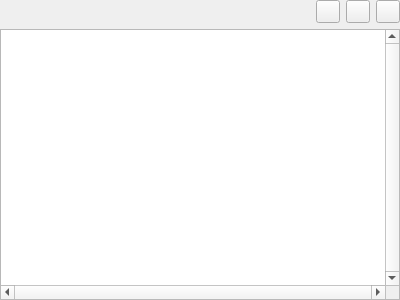
<?xml version="1.0" encoding="UTF-8"?>
<ui version="4.0">
 <class>ImageView</class>
 <widget class="QWidget" name="ImageView">
  <property name="geometry">
   <rect>
    <x>0</x>
    <y>0</y>
    <width>400</width>
    <height>300</height>
   </rect>
  </property>
  <property name="minimumSize">
   <size>
    <width>0</width>
    <height>250</height>
   </size>
  </property>
  <property name="windowTitle">
   <string>Form</string>
  </property>
  <layout class="QVBoxLayout" name="verticalLayout">
   <property name="leftMargin">
    <number>0</number>
   </property>
   <property name="topMargin">
    <number>0</number>
   </property>
   <property name="rightMargin">
    <number>0</number>
   </property>
   <property name="bottomMargin">
    <number>0</number>
   </property>
   <item>
    <layout class="QHBoxLayout" name="horizontalLayout">
     <item>
      <widget class="QLabel" name="caption"/>
     </item>
     <item>
      <widget class="QToolButton" name="fitToView"/>
     </item>
     <item>
      <widget class="QToolButton" name="replaceImage"/>
     </item>
     <item>
      <widget class="QToolButton" name="closeImage"/>
     </item>
    </layout>
   </item>
   <item>
    <widget class="SynchronizableGraphicsView" name="graphicsView">
     <property name="verticalScrollBarPolicy">
      <enum>Qt::ScrollBarAlwaysOn</enum>
     </property>
     <property name="horizontalScrollBarPolicy">
      <enum>Qt::ScrollBarAlwaysOn</enum>
     </property>
    </widget>
   </item>
  </layout>
  <action name="actionFitToView">
   <property name="icon">
    <iconset theme="fit-to-page">
     <normaloff>.</normaloff>.</iconset>
   </property>
   <property name="text">
    <string>Fit to View</string>
   </property>
   <property name="toolTip">
    <string>Fit to View</string>
   </property>
  </action>
  <action name="actionCloseImage">
   <property name="icon">
    <iconset theme="close">
     <normaloff>.</normaloff>.</iconset>
   </property>
   <property name="text">
    <string>Close Image</string>
   </property>
   <property name="toolTip">
    <string>Close Image</string>
   </property>
  </action>
  <action name="actionReplaceImage">
   <property name="icon">
    <iconset theme="document-open">
     <normaloff>.</normaloff>.</iconset>
   </property>
   <property name="text">
    <string>Replace Image</string>
   </property>
   <property name="toolTip">
    <string>Replace Image</string>
   </property>
  </action>
 </widget>
 <customwidgets>
  <customwidget>
   <class>SynchronizableGraphicsView</class>
   <extends>QGraphicsView</extends>
   <header>widgets/synchronizable_graphics_view.h</header>
  </customwidget>
 </customwidgets>
 <resources/>
 <connections/>
</ui>
